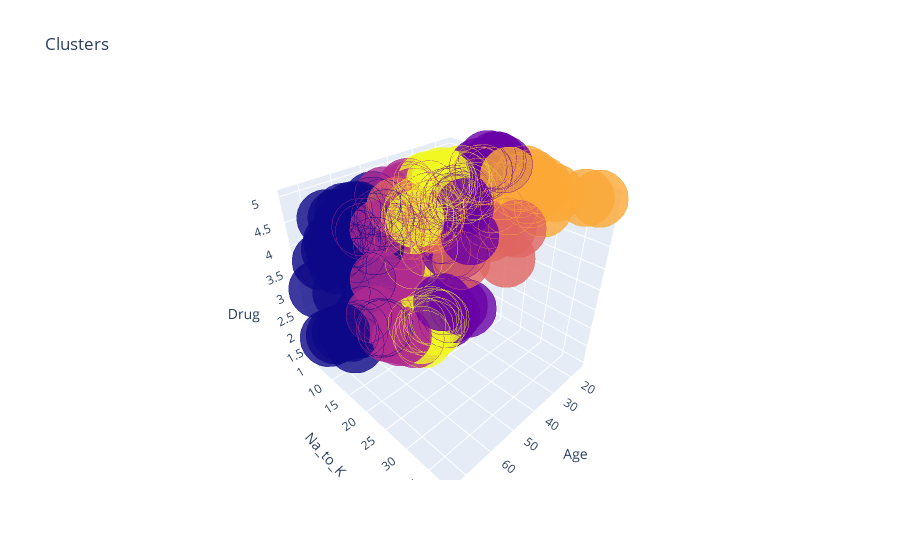

This figure's notebook cell:
### Code cell
df['label3'] =  labels3
trace1 = go.Scatter3d(
    x= df['Age'],
    y= df['Na_to_K'],
    z= df['Drug'],
    mode='markers',
     marker=dict(
        color = df['label3'], 
        size= 20,
        line=dict(
            color= df['label3'],
            width= 12
        ),
        opacity=0.8
     )
)
data = [trace1]
layout = go.Layout(
#     margin=dict(
#         l=0,
#         r=0,
#         b=0,
#         t=0
#     )
    title= 'Clusters',
    scene = dict(
            xaxis = dict(title  = 'Age'),
            yaxis = dict(title  = 'Na_to_K'),
            zaxis = dict(title  = 'Drug')
        )
)
fig = go.Figure(data=data, layout=layout)
py.offline.iplot(fig)

### Figure 1 — Plotly figure (JSON) as saved in the notebook; plotly's stock layout.template omitted (floating-point values rounded to 4 significant figures; data arrays with more than 128 entries replaced by an {"elided": "..."} marker saying what was removed)
{"data": [{"marker": {"color": {"elided": "200 int values"}, "line": {"color": {"elided": "200 int values"}, "width": 12}, "opacity": 0.8, "size": 20}, "mode": "markers", "type": "scatter3d", "x": {"elided": "200 int values"}, "y": {"elided": "200 float values"}, "z": {"elided": "200 int values"}}], "layout": {"scene": {"xaxis": {"title": {"text": "Age"}}, "yaxis": {"title": {"text": "Na_to_K"}}, "zaxis": {"title": {"text": "Drug"}}}, "title": {"text": "Clusters"}}}
